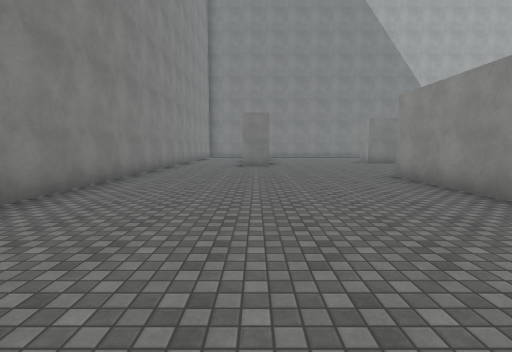
view 1 (above)

19 first-person views from a walk through a 3-D level made in the Unity game engine. The camera is 1.5 m above the floor, tilts 6° down and sees 85° across. The floor is counted in squares, 2 m on a side. Each view is taken from the middle of a square. On the plan, view 1 faces up. The plan holds only what a view shows up to about 10 squares ahead; the rest is blank. The player character is not drawn. Surface patterns are stand-ins for the level's own textures.

view 2
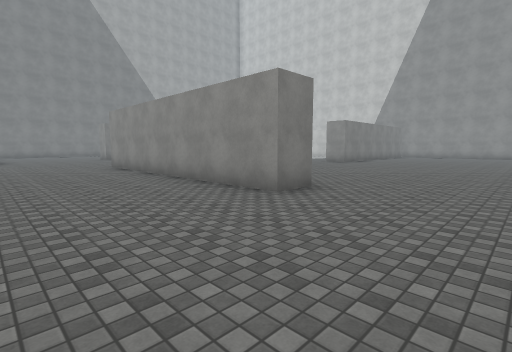

view 3
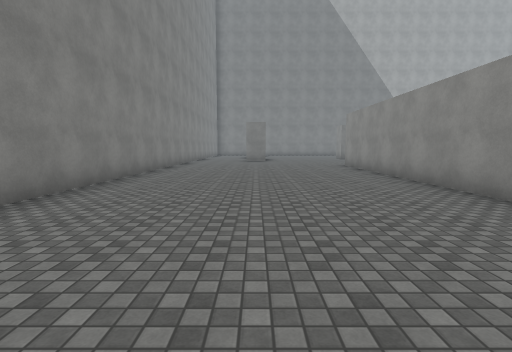

view 4
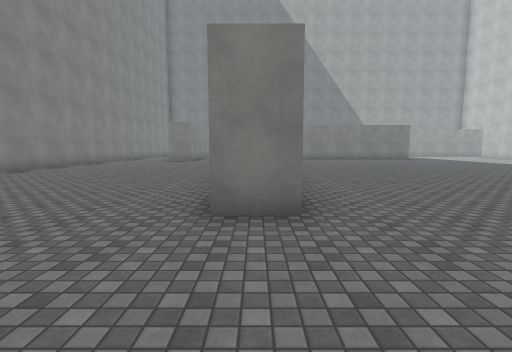

view 5
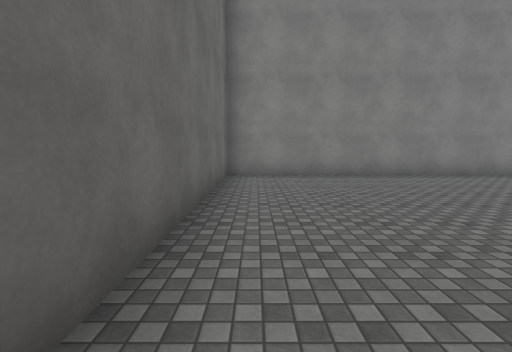

view 6
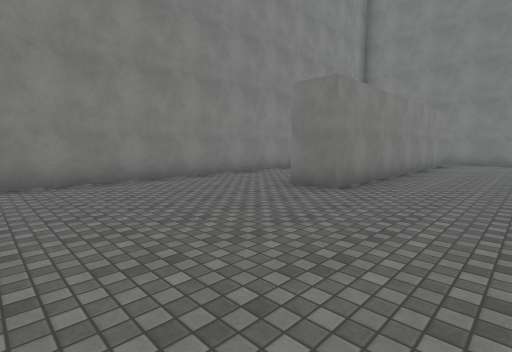

view 7
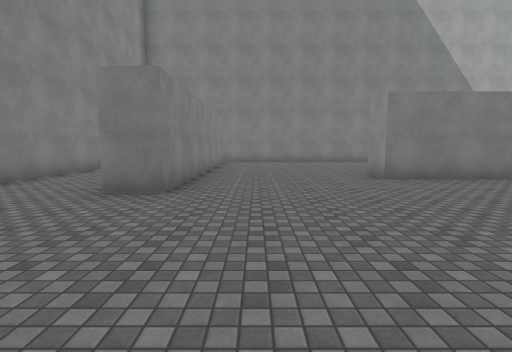

view 8
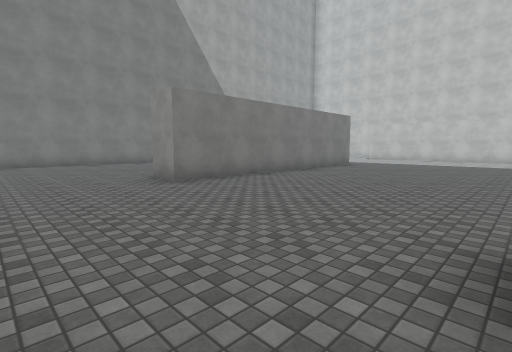

view 9
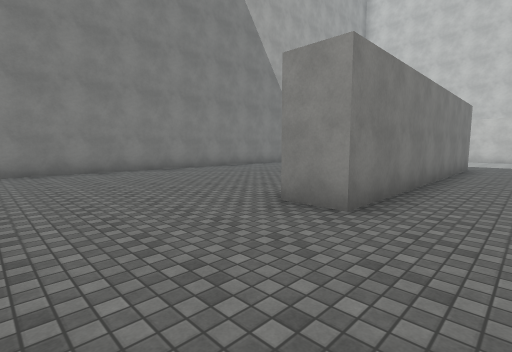

view 10
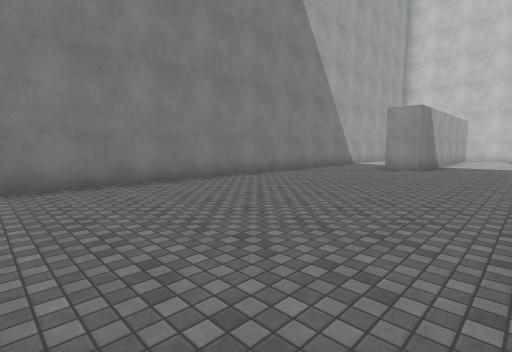

view 11
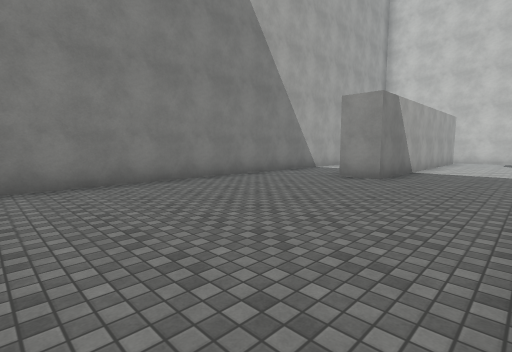

view 12
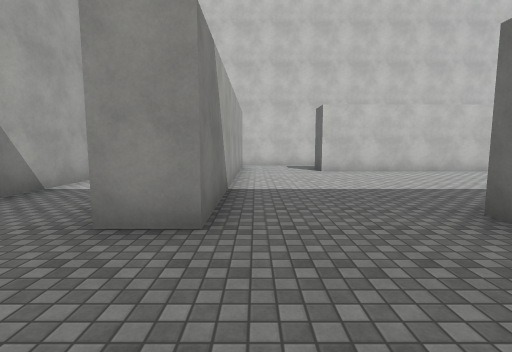

view 13
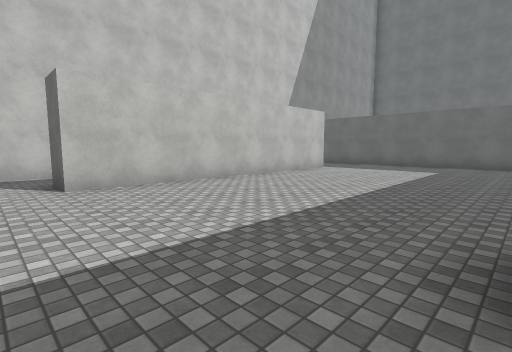

view 14
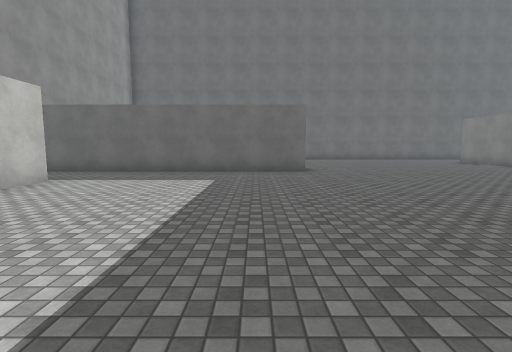

view 15
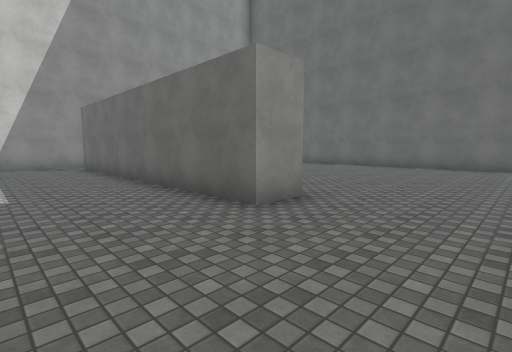

view 16
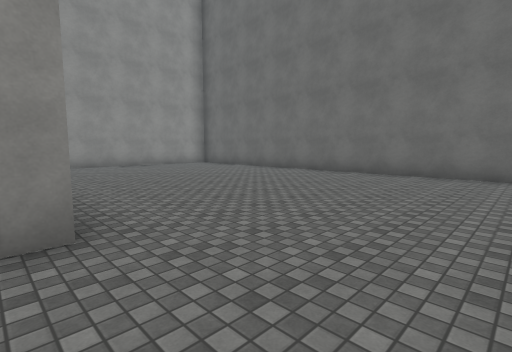

view 17
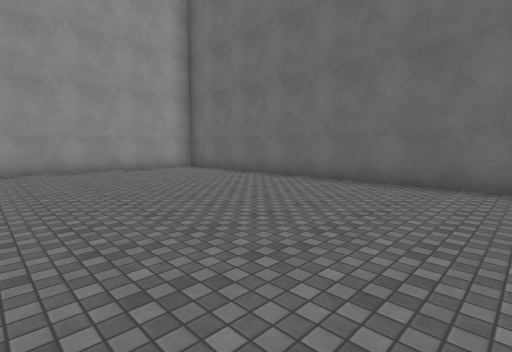

view 18
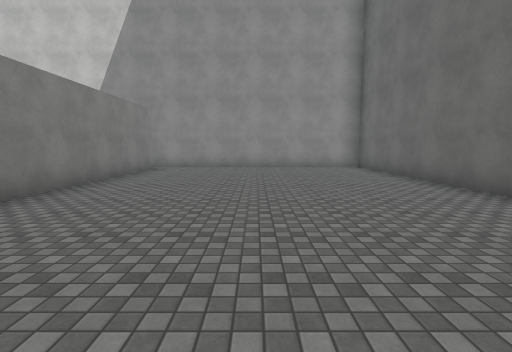

view 19
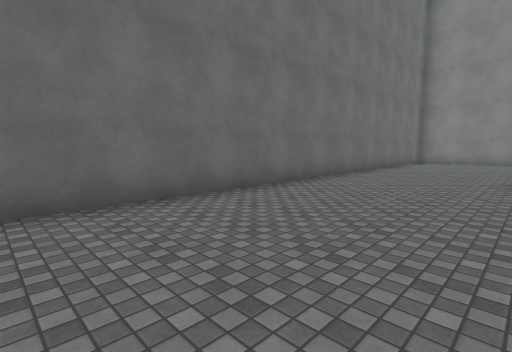

### Floor plan
Points are (right, up) in squares from view 1. A wall is a line through its corners. A room is listed if a view was taken in it or the views show most of it. See-through windows are left out.
Room 1 (views 1, 2, 3, 4, 5, 6, 7, 8, 9, 10, 11, 12, 13, 14, 15, 16, 17, 18, 19)
walls: (12.5, 2.4) (12.5, 3.5) (20.5, 3.5); (12.9, 12.5) (5, 12.5) (5, 13.5); (4.6, -1) (3.5, -1) (3.5, 7); (18.5, 6) (18.5, 14) (19.5, 14); (20.5, 2.5) (14.8, 2.5); (21.2, 3.2) (21.2, 5.5); (0.5, 17.8) (0.5, 10.5) (-0.5, 10.5); (21.2, 13.6) (21.2, 14.7); (19.5, 16.5) (12.5, 16.5) (12.5, 17.5); (16.2, 19.7) (2.2, 19.7); (-3.2, 15.5) (-3.2, -4.8) (21.1, -4.8); (21.2, -4) (21.2, 0.7)

Where each view was taken, in squares from view 1:
view 1: 0 up, 0 right, facing up
view 2: 4 down, 0 right, facing up-right
view 3: 4 down, 0 right, facing up
view 4: 4 down, 4 right, facing up
view 5: 4 down, 4 right, facing left
view 6: 6 up, 3 right, facing up-left
view 7: 6 up, 2 right, facing up
view 8: 7 up, 2 right, facing up-right
view 9: 11 up, 2 right, facing up-right
view 10: 14 up, 3 right, facing up-right
view 11: 14 up, 6 right, facing up-right
view 12: 16 up, 10 right, facing right
view 13: 15 up, 13 right, facing down-right
view 14: 12 up, 14 right, facing down
view 15: 6 up, 10 right, facing down-right
view 16: 3 up, 10 right, facing down-right
view 17: 1 up, 12 right, facing down-right
view 18: 1 down, 11 right, facing right
view 19: 1 down, 11 right, facing down-left
